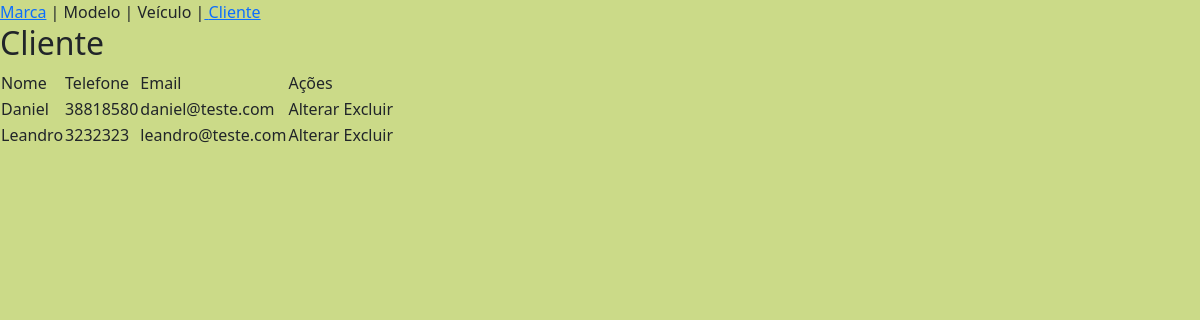
Screenshot of //listar_cliente with the database file from the repository.
### cadastro/models.py (models this page shows, shortened)
class Cliente(models.Model):
    nome = models.CharField(max_length=100)
    telefone = models.CharField(max_length=20)
    email = models.CharField(max_length=255)

### cadastro/views.py (the view)
# urls.py: path('/listar_cliente', views.listarCliente,
def listarCliente(request):
    cliente = Cliente.objects.order_by('nome')
    return render(request, 'cliente/lista.html',{'cliente': cliente})

### cadastro/templates/cliente/lista.html
{% extends 'base.html' %}
{% block content %}
   <h2>Cliente</h2>
   <table>
      <thead>
      <tr>
         <td>Nome</td>
         <td>Telefone</td>
         <td>Email</td>
         <td>Ações</td>
      </tr>
   </thead>
   <tbody>
      {% for c in cliente %}
      <tr>
         <td>{{c.nome}}</td>
         <td>{{c.telefone}}</td>
         <td>{{c.email}}</td>
         <td>Alterar Excluir</td>
      </tr>
      {% endfor %}
   </tbody>
   </table>
{% endblock %}

### templates/base.html (style rules this page uses)
body { background-color: rgb(203, 218, 136); }

### rows the page displays
Cliente: nome "Daniel", telefone "38818580", email "daniel@teste.com"
Cliente: nome "Leandro", telefone "3232323", email "leandro@teste.com"
